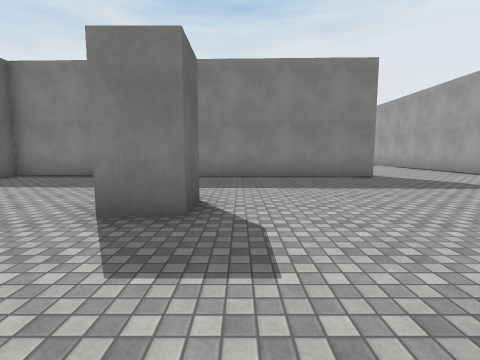
view 1 (above)

18 first-person views from a walk through a scene from a Unity 3-D project. The camera is 1.4 m above the floor, tilts 6° down and sees 85° across. The floor is counted in squares, 2 m on a side. Each view is taken from the middle of a square. On the plan, view 1 faces up. The plan holds only what a view shows up to about 9 squares ahead; the rest is blank. The place goes on beyond the plan. The player is left out. Surface patterns are stand-ins for the level's own textures.

view 2
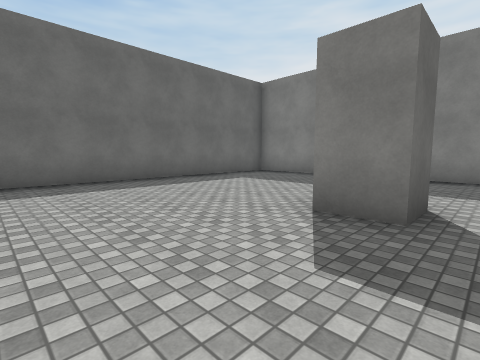

view 3
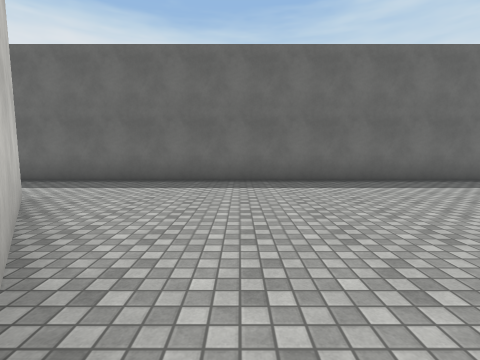

view 4
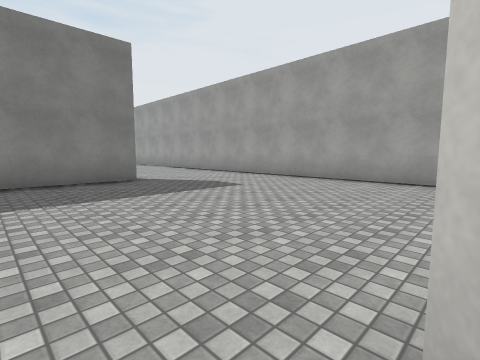

view 5
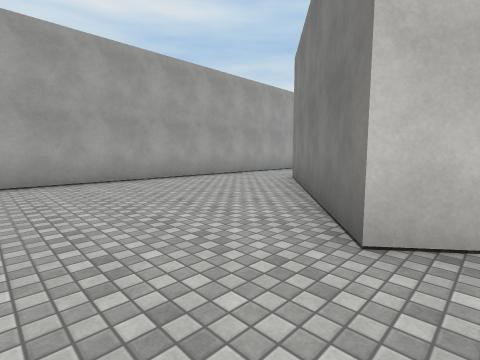

view 6
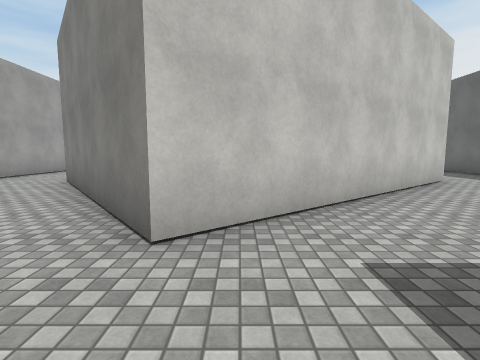

view 7
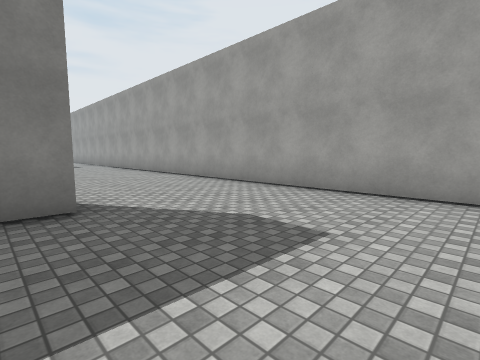

view 8
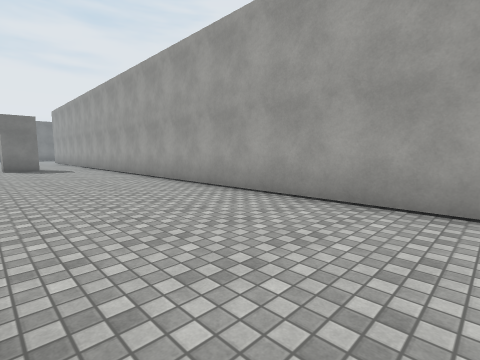

view 9
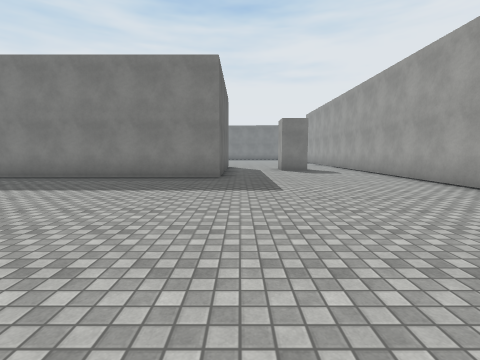

view 10
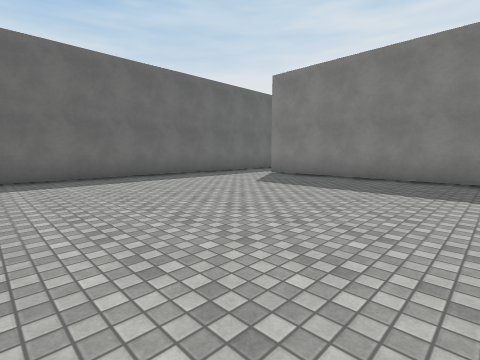

view 11
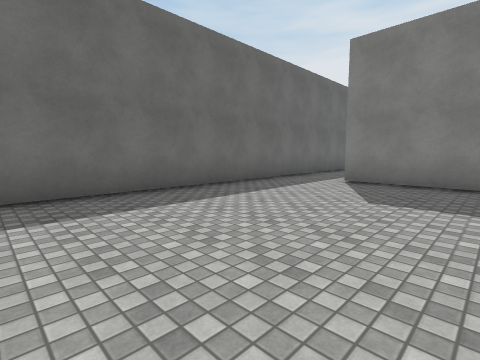

view 12
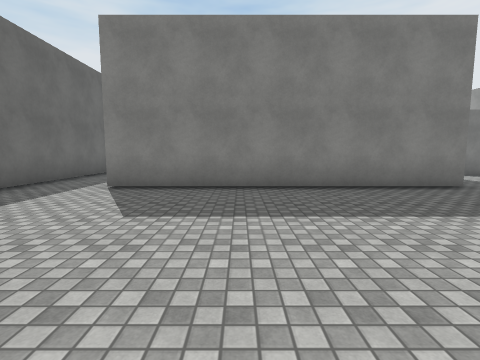

view 13
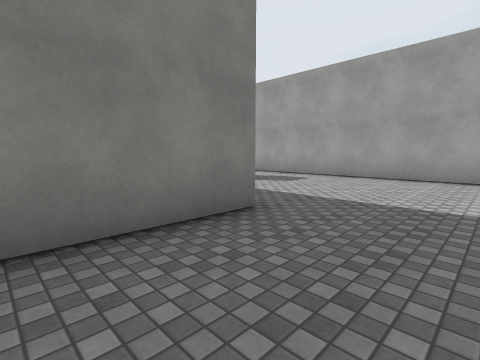

view 14
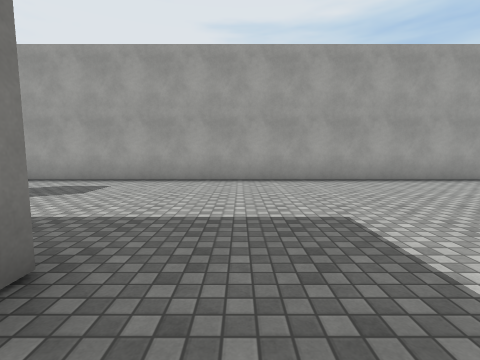

view 15
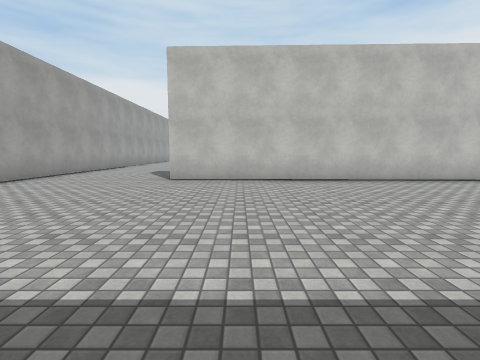

view 16
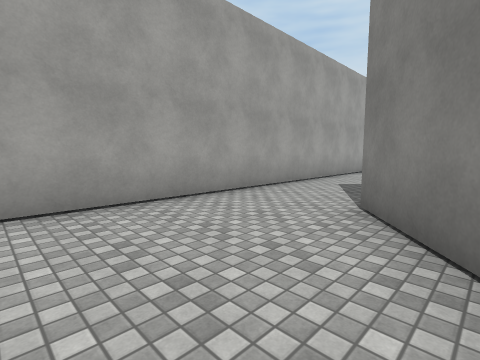

view 17
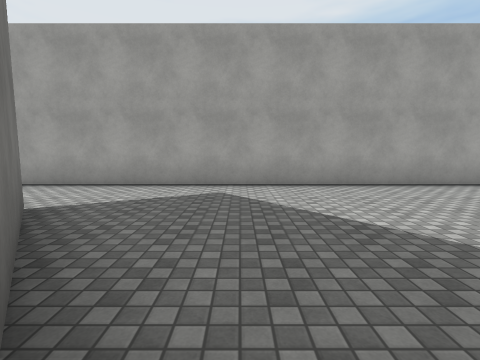

view 18
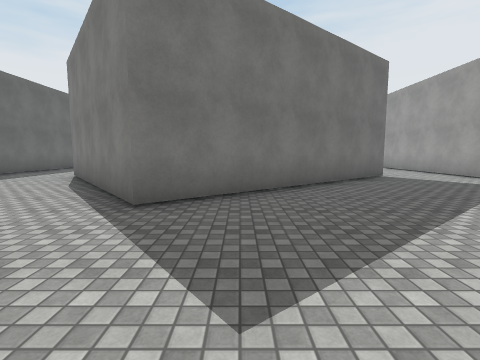

### Floor plan
Points are (right, up) in squares from view 1. A wall is a line through its corners. A room is listed if a view was taken in it or the views show most of it. See-through windows are left out.
Room 1 (views 1, 2, 3, 4, 5, 6, 7, 8, 9, 10, 11, 12, 13, 14, 15, 16, 17, 18)
walls: (-0.6, 3.9) (-0.6, 2.8) (-1.6, 2.8); (1.7, 1.1) (5.2, -3.3) (-0.4, -7.7) (-3.9, -3.3) (1.7, 1.1); (3.9, 7.4) (-1.2, 7.5); (-4.1, 7.6) (-6.5, 7.6) (-6.5, -6.1); (-4, 8.6) (3.8, 8.4); (2.5, 17.8) (2.5, 16.2) (-4.8, 16.2); (-6.5, 18.5) (-6.5, 9.2); (7.5, -11.1) (7.5, 18.5)

Where each view was taken, in squares from view 1:
view 1: 0 up, 0 right, facing up
view 2: 0 up, 0 right, facing up-left
view 3: 0 up, 0 right, facing left
view 4: 1 up, 1 right, facing up-right
view 5: 3 up, 1 right, facing down-right
view 6: 3 up, 1 right, facing down
view 7: 4 up, 3 right, facing up-right
view 8: 7 up, 4 right, facing up-right
view 9: 9 up, 3 right, facing up
view 10: 9 up, 1 right, facing up-left
view 11: 10 up, 2 left, facing up-left
view 12: 11 up, 2 left, facing up
view 13: 14 up, 0 right, facing up-right
view 14: 15 up, 1 right, facing right
view 15: 15 up, 2 right, facing down
view 16: 0 up, 4 right, facing down-right
view 17: 6 down, 2 right, facing right
view 18: 11 down, 1 right, facing up
